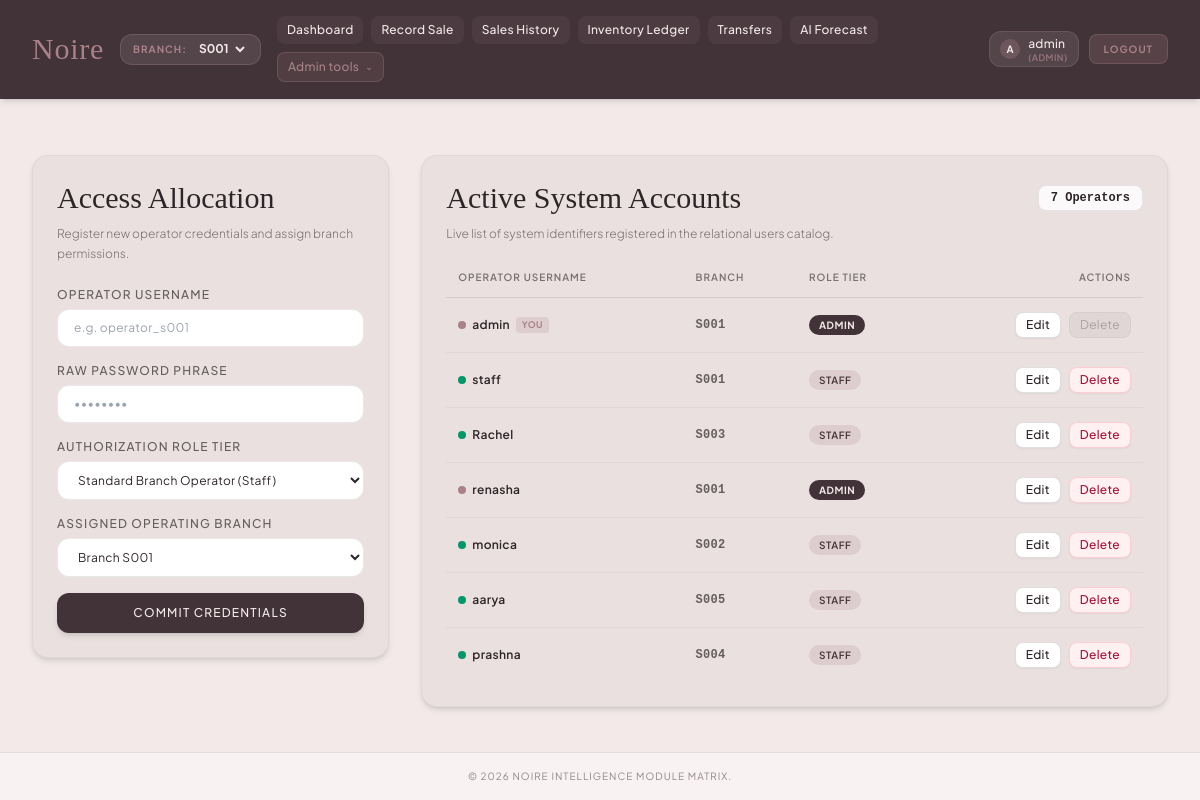
/admin/manage_users (signed in), run on the app's committed database.
### tables this page shows
CREATE TABLE users (
            user_id INTEGER PRIMARY KEY AUTOINCREMENT,
            username TEXT UNIQUE NOT NULL,
            password_hash TEXT NOT NULL,
            role TEXT NOT NULL CHECK(role IN ('admin', 'staff')),
            branch_id TEXT NOT NULL REFERENCES branches(branch_id) ON UPDATE CASCADE,
            created_at DATETIME DEFAULT CURRENT_TIMESTAMP
        );

### app.py (the view, shortened to what this page needs)
@app.route('/admin/manage_users', methods=['GET', 'POST'])
@admin_required
def manage_users():
    current_users = db_load_users()
    return render_template('manage_users.html', current_users=current_users)

### app.py (called while the page is built)
@app.context_processor
def inject_active_branches():
    try:
        with get_db() as conn:
            rows = conn.execute(
                "SELECT branch_id FROM branches WHERE is_active = 1 ORDER BY branch_id;"
            ).fetchall()
        return {'active_branches': [{'branch_id': r['branch_id']} for r in rows]}
    except Exception:
        return {'active_branches': [{'branch_id': b} for b in ['S001', 'S002', 'S003', 'S004', 'S005']]}

def admin_required(f):
    @wraps(f)
    def decorated_function(*args, **kwargs):
        if 'username' not in session:
            return redirect(url_for('login'))
        if session.get('role') != 'admin':
            return render_template('base.html', custom_error="403 Access Denied: Admin authorization required."), 403
        return f(*args, **kwargs)
    return decorated_function

### src/database.py (called while the page is built)
def get_db_path():
    return os.environ.get('TEST_DB_PATH', os.path.join(PROJECT_ROOT, 'data', 'noire_retail.db'))

@contextmanager
def get_db(db_path=None):
    if db_path is None:
        db_path = get_db_path()
    os.makedirs(os.path.dirname(db_path), exist_ok=True)
    conn = sqlite3.connect(db_path, timeout=30.0)
    conn.row_factory = sqlite3.Row
    conn.execute("PRAGMA foreign_keys = ON;")
    conn.execute("PRAGMA journal_mode = WAL;")
    try:
        yield conn
        conn.commit()
    except Exception:
        conn.rollback()
        raise
    finally:
        conn.close()

def db_load_users(db_path=None):
    with get_db(db_path) as conn:
        rows = conn.execute("SELECT username, password_hash, role, branch_id as branch FROM users ORDER BY user_id;").fetchall()
        return [dict(r) for r in rows]

### templates/manage_users.html (shortened to what this page needs)
{% extends 'base.html' %}
{% block content %}
<div class="grid grid-cols-1 lg:grid-cols-3 gap-8">
    <div class="lg:col-span-1 bg-parchment p-6 rounded-2xl border border-noireText/5 shadow-md h-fit">
        <h2 class="text-3xl text-noireText mb-2">Access Allocation</h2>
        <p class="text-xs text-noireText/60 mb-6 font-light leading-relaxed">Register new operator credentials and assign branch permissions.</p>
        <form method="POST" class="space-y-4 text-xs tracking-wide">
            <div>
                <label class="block font-medium mb-1.5 uppercase text-noireText/70 tracking-widest">Operator Username</label>
                <input type="text" name="username" required placeholder="e.g. operator_s001" class="w-full px-4 py-2.5 rounded-xl bg-white border border-noireText/10 text-noireText focus:outline-none focus:border-dustyRose focus:ring-1 focus:ring-dustyRose transition-all">
            </div>
            <div>
                <label class="block font-medium mb-1.5 uppercase text-noireText/70 tracking-widest">Raw Password Phrase</label>
                <input type="password" name="password" required placeholder="••••••••" class="w-full px-4 py-2.5 rounded-xl bg-white border border-noireText/10 text-noireText focus:outline-none focus:border-dustyRose focus:ring-1 focus:ring-dustyRose transition-all">
            </div>
            <div>
                <label class="block font-medium mb-1.5 uppercase text-noireText/70 tracking-widest">Authorization Role Tier</label>
                <select name="role" class="w-full px-4 py-2.5 rounded-xl bg-white border border-noireText/10 text-noireText focus:outline-none focus:border-dustyRose focus:ring-1 focus:ring-dustyRose transition-all">
                    <option value="staff">Standard Branch Operator (Staff)</option>
                </select>
            </div>
            <div>
                <label class="block font-medium mb-1.5 uppercase text-noireText/70 tracking-widest">Assigned Operating Branch</label>
                <select name="branch" class="w-full px-4 py-2.5 rounded-xl bg-white border border-noireText/10 text-noireText focus:outline-none focus:border-dustyRose focus:ring-1 focus:ring-dustyRose transition-all">
                    {% for b in active_branches %}
                        <option value="{{ b.branch_id }}">Branch {{ b.branch_id }}</option>
                    {% endfor %}
                </select>
            </div>
            <button type="submit" class="w-full bg-deepWine hover:bg-noireText text-velvet py-3 rounded-xl font-medium uppercase tracking-widest transition-colors shadow-md mt-4">
                Commit Credentials
            </button>
        </form>
    </div>
    <div class="lg:col-span-2 bg-parchment p-6 rounded-2xl border border-noireText/5 shadow-md overflow-hidden">
        <div class="flex items-center justify-between mb-2">
            <h2 class="text-3xl text-noireText">Active System Accounts</h2>
            <span class="text-xs font-mono font-bold bg-white/80 border border-noireText/10 px-3 py-1 rounded-lg text-noireText">
                {{ current_users|length if current_users else 0 }} Operators
            </span>
        </div>
        <p class="text-xs text-noireText/60 mb-6 font-light leading-relaxed">Live list of system identifiers registered in the relational users catalog.</p>
        <div class="overflow-x-auto">
            <table class="w-full text-left text-xs tracking-wide">
                <thead>
                    <tr class="border-b border-noireText/10 text-noireText/60 uppercase text-[10px] tracking-widest">
                        <th class="pb-3 px-3 font-semibold">Operator Username</th>
                        <th class="pb-3 px-3 font-semibold">Branch</th>
                        <th class="pb-3 px-3 font-semibold">Role Tier</th>
                        <th class="pb-3 px-3 font-semibold text-right">Actions</th>
                    </tr>
                </thead>
                <tbody class="divide-y divide-noireText/5 text-noireText">
                    {% if current_users %}
                        {% for u in current_users %}
                        <tr class="hover:bg-velvet/40 transition-colors">
                            <td class="py-3 px-3 font-medium whitespace-nowrap">
                                <span class="inline-flex items-center gap-1.5 max-w-[150px] truncate" title="{{ u.username }}">
                                    <span class="w-2 h-2 rounded-full {% if u.role == 'admin' %}bg-dustyRose{% else %}bg-emerald-600{% endif %}"></span>
                                    <span class="truncate font-semibold">{{ u.username }}</span>
                                    {% if u.username == session.get('username') %}
                                        <span class="text-[9px] bg-dustyRose/20 text-dustyRose font-bold px-1.5 py-0.2 rounded">YOU</span>
                                    {% endif %}
                                </span>
                            </td>
                            <td class="py-3.5 px-3 font-mono font-bold text-noireText/70 whitespace-nowrap">{{ u.branch or 'S001' }}</td>
                            <td class="py-3.5 px-3 whitespace-nowrap">
                                {% if u.role == 'admin' %}
                                    <span class="px-2.5 py-1 rounded-full text-[10px] font-bold uppercase tracking-wider bg-deepWine text-velvet">Admin</span>
                                {% else %}
                                    <span class="px-2.5 py-1 rounded-full text-[10px] font-semibold uppercase tracking-wider bg-dustyRose/20 text-deepWine">Staff</span>
                                {% endif %}
                            </td>
                            <td class="py-3.5 px-3 text-right whitespace-nowrap">
                                <div class="inline-flex items-center gap-2">
                                    <button type="button"
                                            data-username="{{ u.username }}"
                                            data-role="{{ u.role }}"
                                            data-branch="{{ u.branch or 'S001' }}"
                                            onclick="openEditModal(this.dataset.username, this.dataset.role, this.dataset.branch)"
                                            class="px-2.5 py-1 bg-white hover:bg-deepWine hover:text-velvet text-noireText border border-noireText/15 rounded-lg text-xs font-medium transition-all shadow-sm">
                                        Edit
                                    </button>
                                    {% if u.username == session.get('username') %}
                                        <button type="button" disabled title="Self-deletion prohibited for active session" class="px-2.5 py-1 bg-noireText/5 text-noireText/30 border border-noireText/5 rounded-lg text-xs cursor-not-allowed">
                                            Delete
                                        </button>
                                    {% else %}
                                        <button type="button"
                                                data-username="{{ u.username }}"
                                                onclick="openDeleteModal(this.dataset.username)"
                                                class="px-2.5 py-1 bg-rose-50 hover:bg-rose-700 hover:text-white text-rose-800 border border-rose-200 rounded-lg text-xs font-medium transition-all shadow-sm">
                                            Delete
                                        </button>
                                    {% endif %}
                                </div>
                            </td>
                        </tr>
                        {% endfor %}
                    {% else %}
                        <tr>
                            <td colspan="4" class="py-8 text-center text-noireText/40 italic text-xs">No active users returned from registration lookup.</td>
                        </tr>
                    {% endif %}
                </tbody>
            </table>
        </div>
    </div>
</div>
{% endblock %}

### templates/base.html (style rules this page uses)
body { font-family: 'Plus Jakarta Sans', 'Space Grotesk', sans-serif; background-color: #f3e9e9; color: #2e2528; }
h1, h2, h3, .brand-font { font-family: 'Cormorant Garamond', serif; font-weight: 600; }

### data on the page
users: username "admin", shows "YOU", branch "S001", role "ADMIN", shows "Delete"
users: username "staff", branch "S001", role "STAFF"
users: username "Rachel", branch "S003", role "STAFF"
users: username "renasha", branch "S001", role "ADMIN"
users: username "monica", branch "S002", role "STAFF"
users: username "aarya", branch "S005", role "STAFF"
users: username "prashna", branch "S004", role "STAFF"

### other printed values
{{ session.get('username', 'G')[:1] }} "A"
{{ session.get('username', 'Guest') }} "admin"
{{ session.get('role', 'staff') }} "ADMIN"
{{ current_users|length if current_users else 0 }} "7"
form field value "S001"
